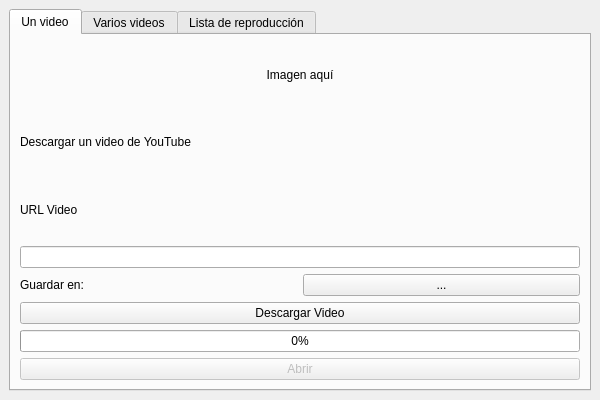
<?xml version="1.0" encoding="UTF-8"?>
<ui version="4.0">
 <class>MainWindow</class>
 <widget class="QMainWindow" name="MainWindow">
  <property name="geometry">
   <rect>
    <x>0</x>
    <y>0</y>
    <width>600</width>
    <height>400</height>
   </rect>
  </property>
  <property name="windowTitle">
   <string>Descargador YouTube</string>
  </property>
  <widget class="QWidget" name="centralwidget">
   <layout class="QVBoxLayout" name="verticalLayout_central">
    <item>
     <widget class="QTabWidget" name="tabWidget">
      <property name="currentIndex">
       <number>0</number>
      </property>
      <widget class="QWidget" name="tab_un_video">
       <attribute name="title">
        <string>Un video</string>
       </attribute>
       <layout class="QVBoxLayout" name="verticalLayout_tab1">
        <item>
         <widget class="QLabel" name="lbl_img_video">
          <property name="text">
           <string>Imagen aquí</string>
          </property>
          <property name="alignment">
           <set>Qt::AlignCenter</set>
          </property>
         </widget>
        </item>
        <item>
         <widget class="QLabel" name="lbl_desc_video">
          <property name="text">
           <string>Descargar un video de YouTube</string>
          </property>
         </widget>
        </item>
        <item>
         <widget class="QLabel" name="lbl_url_video">
          <property name="text">
           <string>URL Video</string>
          </property>
         </widget>
        </item>
        <item>
         <widget class="QLineEdit" name="txt_url_video"/>
        </item>
        <item>
         <layout class="QHBoxLayout" name="horizontalLayout_tab1_path">
          <item>
           <widget class="QLabel" name="lbl_guardar_video">
            <property name="text">
             <string>Guardar en:</string>
            </property>
           </widget>
          </item>
          <item>
           <widget class="QPushButton" name="btn_ruta_video">
            <property name="text">
             <string>...</string>
            </property>
           </widget>
          </item>
         </layout>
        </item>
        <item>
         <widget class="QPushButton" name="btn_descargar_video">
          <property name="text">
           <string>Descargar Video</string>
          </property>
         </widget>
        </item>
        <item>
         <widget class="QProgressBar" name="progress_video">
          <property name="value">
           <number>0</number>
          </property>
         </widget>
        </item>
        <item>
         <widget class="QPushButton" name="btn_abrir_video">
          <property name="enabled">
           <bool>false</bool>
          </property>
          <property name="text">
           <string>Abrir</string>
          </property>
         </widget>
        </item>
       </layout>
      </widget>
      <widget class="QWidget" name="tab_varios_videos">
       <attribute name="title">
        <string>Varios videos</string>
       </attribute>
       <layout class="QVBoxLayout" name="verticalLayout_tab2">
        <item>
         <widget class="QFrame" name="frame_img_varios">
          <property name="frameShape">
           <enum>QFrame::StyledPanel</enum>
          </property>
          <property name="frameShadow">
           <enum>QFrame::Raised</enum>
          </property>
          <layout class="QVBoxLayout" name="layout_frame_varios">
           <item>
            <widget class="QLabel" name="lbl_img_varios">
             <property name="text">
              <string>Imagen aquí</string>
             </property>
             <property name="alignment">
              <set>Qt::AlignCenter</set>
             </property>
            </widget>
           </item>
          </layout>
         </widget>
        </item>
        <item>
         <widget class="QLabel" name="lbl_doc">
          <property name="text">
           <string>Selecciona tu documento:</string>
          </property>
         </widget>
        </item>
        <item>
         <widget class="QPushButton" name="btn_doc">
          <property name="text">
           <string>...</string>
          </property>
         </widget>
        </item>
        <item>
         <layout class="QHBoxLayout" name="horizontalLayout_tab2_path">
          <item>
           <widget class="QLabel" name="lbl_guardar_varios">
            <property name="text">
             <string>Guardar en:</string>
            </property>
           </widget>
          </item>
          <item>
           <widget class="QPushButton" name="btn_ruta_varios">
            <property name="text">
             <string>...</string>
            </property>
           </widget>
          </item>
         </layout>
        </item>
        <item>
         <widget class="QPushButton" name="btn_descargar_varios">
          <property name="text">
           <string>Descargar Videos</string>
          </property>
         </widget>
        </item>
        <item>
         <widget class="QProgressBar" name="progress_variosVideos">
          <property name="value">
           <number>0</number>
          </property>
         </widget>
        </item>
        <item>
         <widget class="QPushButton" name="btn_abrir_varios">
          <property name="enabled">
           <bool>false</bool>
          </property>
          <property name="text">
           <string>Abrir videos</string>
          </property>
         </widget>
        </item>
       </layout>
      </widget>
      <widget class="QWidget" name="tab_playlist">
       <attribute name="title">
        <string>Lista de reproducción</string>
       </attribute>
       <layout class="QVBoxLayout" name="verticalLayout_tab3">
        <item>
         <widget class="QLabel" name="lbl_img_playlist">
          <property name="text">
           <string>Imagen aquí</string>
          </property>
          <property name="alignment">
           <set>Qt::AlignCenter</set>
          </property>
         </widget>
        </item>
        <item>
         <widget class="QLabel" name="lbl_desc_playlist">
          <property name="text">
           <string>Descargar lista de reproducción de YouTube</string>
          </property>
         </widget>
        </item>
        <item>
         <widget class="QLabel" name="lbl_url_playlist">
          <property name="text">
           <string>URL Playlist</string>
          </property>
         </widget>
        </item>
        <item>
         <widget class="QLineEdit" name="txt_url_playlist"/>
        </item>
        <item>
         <layout class="QHBoxLayout" name="horizontalLayout_tab3_path">
          <item>
           <widget class="QLabel" name="lbl_guardar_playlist">
            <property name="text">
             <string>Guardar en:</string>
            </property>
           </widget>
          </item>
          <item>
           <widget class="QPushButton" name="btn_ruta_playlist">
            <property name="text">
             <string>...</string>
            </property>
           </widget>
          </item>
         </layout>
        </item>
        <item>
         <widget class="QPushButton" name="btn_descargar_playlist">
          <property name="text">
           <string>Descargar Playlist</string>
          </property>
         </widget>
        </item>
        <item>
         <widget class="QProgressBar" name="progress_playlist">
          <property name="value">
           <number>0</number>
          </property>
         </widget>
        </item>
        <item>
         <widget class="QPushButton" name="btn_abrir_playlist">
          <property name="enabled">
           <bool>false</bool>
          </property>
          <property name="text">
           <string>Abrir videos</string>
          </property>
         </widget>
        </item>
       </layout>
      </widget>
     </widget>
    </item>
   </layout>
  </widget>
 </widget>
 <resources/>
 <connections/>
</ui>
